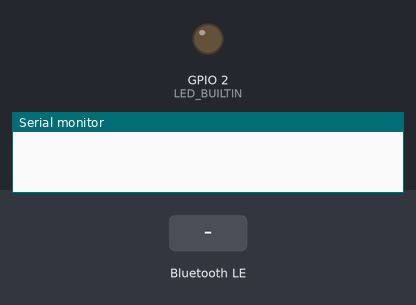
The sketch below on a simulated ESP32. Shown: output pins drawn as LEDs (lit = HIGH), the last lines printed to the serial monitor. The inputs (shaded band) are chosen by the test bench. Nothing arrives over Bluetooth unless stated; a phone connects over Bluetooth LE 3 s after start.

Above: at 1.2 s.
1.3 s: Bluetooth LE write "1" received
At 2.4 s:
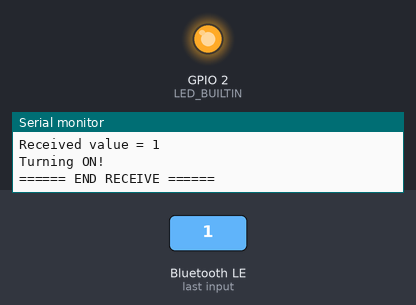
2.8 s: Bluetooth LE write "0" received
At 3.6 s:
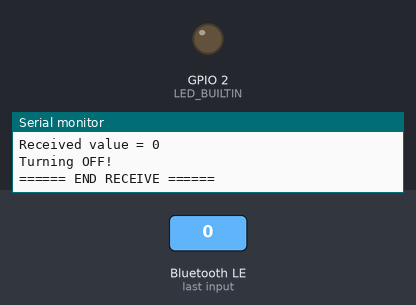
Timing chart, 0 to 5.8 s (numbered marks = the images above; inputs shaded):
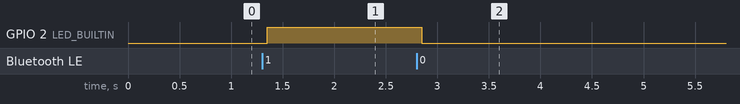

The sketch:

BLE_Server.ino
```cpp
#include <BLEDevice.h>

#include <BLEServer.h>

#include <BLEUtils.h>

#include <BLE2902.h>

BLECharacteristic *myCharacteristic; //characteristics transmitting
bool deviceConnected = false;
int txValue = 0;

#define SERVICE_UUID   "ab0828b1-198e-4351-b779-901fa0e0371e"
#define CHARACTERISTIC_UUID  "4ac8a682-9736-4e5d-932b-e9b31405049c"


//Custom callback methods
class ServerCallbacks: public BLEServerCallbacks {
    void onConnect(BLEServer* pServer) {
       deviceConnected = true;
    };

    void onDisconnect(BLEServer* pServer) {
      deviceConnected = false;
    }
};

class CharacteristicCallbacks: public BLECharacteristicCallbacks {
    void onWrite(BLECharacteristic * myCharacteristic) {
      std::string rxValue = myCharacteristic->getValue();
      if(rxValue.length() > 0) {
        Serial.println("====== START RECEIVE ======");
        Serial.print("Received value = " );
        for(int i=0; i<rxValue.length(); i++){
          Serial.print(rxValue[i]);
        }

        Serial.println();

        if(rxValue[0] == '1') {
          Serial.println("Turning ON!");
          digitalWrite(LED_BUILTIN, HIGH);
        }
        else if(rxValue[0] == '0') {
          Serial.println("Turning OFF!");
          digitalWrite(LED_BUILTIN, LOW);
        }

      }

      Serial.println();
      Serial.println("====== END RECEIVE ======");
    }
};

void setup() {
  Serial.begin(115200); //for monitoring
  pinMode(LED_BUILTIN, OUTPUT);

  // Create the BLE Device
  BLEDevice::init("ESP32-BLE"); //name displayed while advertising

  // Create the BLE Server
  BLEServer *server = BLEDevice::createServer();
  server->setCallbacks(new ServerCallbacks()); //use our own callback methods

  // Create the BLE Service
  BLEService *service = server->createService(SERVICE_UUID);

  // Create a BLE Characterisc for transmitting
  myCharacteristic = service->createCharacteristic(
                     CHARACTERISTIC_UUID,
                     BLECharacteristic::PROPERTY_READ |
                     BLECharacteristic::PROPERTY_WRITE
                   );

  myCharacteristic->setCallbacks(new CharacteristicCallbacks);

  // Start the service
  service->start();
  // Start advertising
  server->getAdvertising()->start();
}

void loop() {
    delay(1000);

}
```

Measured:
- after the input at 1.3 s, GPIO 2 (LED_BUILTIN): LOW → HIGH after 0.05 s
- after the input at 2.8 s, GPIO 2 (LED_BUILTIN): HIGH → LOW after 0.05 s
